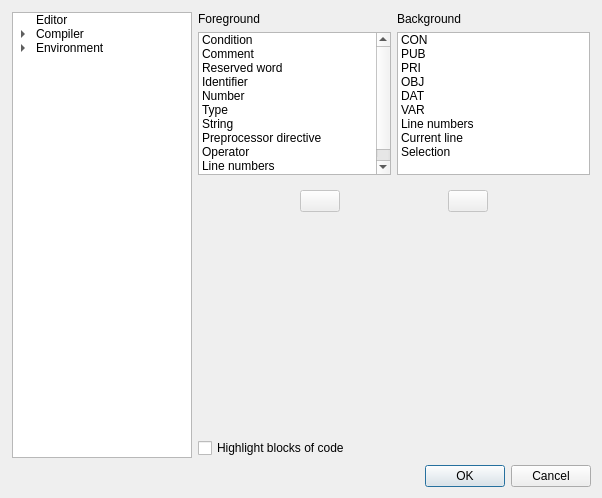
<?xml version="1.0" encoding="UTF-8"?>
<ui version="4.0">
 <class>PZST::PreferencesDialog</class>
 <widget class="QDialog" name="PreferencesDialog">
  <property name="geometry">
   <rect>
    <x>0</x>
    <y>0</y>
    <width>602</width>
    <height>498</height>
   </rect>
  </property>
  <property name="windowTitle">
   <string>Preferences</string>
  </property>
  <property name="windowIcon">
   <iconset resource="PZST.qrc">
    <normaloff>:/Icons/configure.png</normaloff>:/Icons/configure.png</iconset>
  </property>
  <layout class="QVBoxLayout" name="verticalLayout">
   <item>
    <widget class="QWidget" name="widget_3" native="true">
     <layout class="QHBoxLayout" name="horizontalLayout">
      <property name="margin">
       <number>1</number>
      </property>
      <item>
       <widget class="QTreeWidget" name="pageSelector">
        <property name="minimumSize">
         <size>
          <width>180</width>
          <height>0</height>
         </size>
        </property>
        <property name="maximumSize">
         <size>
          <width>180</width>
          <height>16777215</height>
         </size>
        </property>
        <attribute name="headerVisible">
         <bool>false</bool>
        </attribute>
        <attribute name="headerVisible">
         <bool>false</bool>
        </attribute>
        <column>
         <property name="text">
          <string>Page</string>
         </property>
        </column>
        <item>
         <property name="text">
          <string>Editor</string>
         </property>
        </item>
        <item>
         <property name="text">
          <string>Compiler</string>
         </property>
         <item>
          <property name="text">
           <string>Options</string>
          </property>
         </item>
         <item>
          <property name="text">
           <string>Search paths</string>
          </property>
         </item>
        </item>
        <item>
         <property name="text">
          <string>Environment</string>
         </property>
         <item>
          <property name="text">
           <string>Language</string>
          </property>
         </item>
         <item>
          <property name="text">
           <string>Key bindings</string>
          </property>
         </item>
         <item>
          <property name="text">
           <string>Color scheme</string>
          </property>
         </item>
        </item>
       </widget>
      </item>
      <item>
       <widget class="QStackedWidget" name="pages">
        <property name="currentIndex">
         <number>5</number>
        </property>
        <widget class="QWidget" name="pageEditor">
         <layout class="QGridLayout" name="gridLayout">
          <item row="0" column="0">
           <widget class="QLabel" name="label">
            <property name="text">
             <string>Font</string>
            </property>
            <property name="alignment">
             <set>Qt::AlignRight|Qt::AlignTrailing|Qt::AlignVCenter</set>
            </property>
           </widget>
          </item>
          <item row="0" column="1">
           <widget class="QFontComboBox" name="fontName">
            <property name="editable">
             <bool>false</bool>
            </property>
            <property name="fontFilters">
             <set>QFontComboBox::MonospacedFonts|QFontComboBox::ScalableFonts</set>
            </property>
           </widget>
          </item>
          <item row="1" column="1">
           <widget class="QSpinBox" name="fontSize">
            <property name="minimum">
             <number>6</number>
            </property>
            <property name="maximum">
             <number>48</number>
            </property>
            <property name="value">
             <number>12</number>
            </property>
           </widget>
          </item>
          <item row="1" column="0">
           <widget class="QLabel" name="label_2">
            <property name="text">
             <string>Font size</string>
            </property>
            <property name="alignment">
             <set>Qt::AlignRight|Qt::AlignTrailing|Qt::AlignVCenter</set>
            </property>
           </widget>
          </item>
          <item row="11" column="1">
           <spacer name="verticalSpacer">
            <property name="orientation">
             <enum>Qt::Vertical</enum>
            </property>
            <property name="sizeHint" stdset="0">
             <size>
              <width>20</width>
              <height>40</height>
             </size>
            </property>
           </spacer>
          </item>
          <item row="2" column="1">
           <widget class="QLineEdit" name="fontSample">
            <property name="text">
             <string>012345 abcdefg фывапро</string>
            </property>
           </widget>
          </item>
          <item row="2" column="0">
           <widget class="QLabel" name="label_3">
            <property name="text">
             <string>Font sample</string>
            </property>
            <property name="alignment">
             <set>Qt::AlignRight|Qt::AlignTrailing|Qt::AlignVCenter</set>
            </property>
           </widget>
          </item>
          <item row="3" column="1">
           <widget class="QSpinBox" name="tabSize">
            <property name="minimum">
             <number>2</number>
            </property>
            <property name="maximum">
             <number>20</number>
            </property>
            <property name="value">
             <number>4</number>
            </property>
           </widget>
          </item>
          <item row="3" column="0">
           <widget class="QLabel" name="label_4">
            <property name="text">
             <string>Tab size</string>
            </property>
            <property name="alignment">
             <set>Qt::AlignRight|Qt::AlignTrailing|Qt::AlignVCenter</set>
            </property>
           </widget>
          </item>
          <item row="4" column="1">
           <widget class="QCheckBox" name="tabsToSpaces">
            <property name="text">
             <string>Convert tabs to spaces</string>
            </property>
           </widget>
          </item>
          <item row="5" column="1">
           <widget class="QCheckBox" name="tabsVisible">
            <property name="text">
             <string>Visible tabs</string>
            </property>
           </widget>
          </item>
          <item row="6" column="1">
           <widget class="QCheckBox" name="UTF16">
            <property name="text">
             <string>Save as UTF-16</string>
            </property>
           </widget>
          </item>
          <item row="8" column="1">
           <widget class="QCheckBox" name="lineNumbers">
            <property name="text">
             <string>Line numbers</string>
            </property>
           </widget>
          </item>
          <item row="9" column="1">
           <widget class="QCheckBox" name="curLine">
            <property name="text">
             <string>Highlight current line</string>
            </property>
           </widget>
          </item>
          <item row="12" column="1">
           <widget class="QWidget" name="widget_2" native="true">
            <layout class="QHBoxLayout" name="horizontalLayout_3">
             <property name="margin">
              <number>1</number>
             </property>
            </layout>
           </widget>
          </item>
          <item row="10" column="1">
           <widget class="QCheckBox" name="zebra">
            <property name="text">
             <string>Highlight Spin blocks</string>
            </property>
           </widget>
          </item>
         </layout>
        </widget>
        <widget class="QWidget" name="pageCompilerOptions">
         <layout class="QGridLayout" name="gridLayout_3">
          <item row="17" column="0" rowspan="2" colspan="3">
           <spacer name="verticalSpacer_3">
            <property name="orientation">
             <enum>Qt::Vertical</enum>
            </property>
            <property name="sizeHint" stdset="0">
             <size>
              <width>20</width>
              <height>40</height>
             </size>
            </property>
           </spacer>
          </item>
          <item row="13" column="1">
           <widget class="QCheckBox" name="genInfo">
            <property name="text">
             <string>Generate Info messages</string>
            </property>
           </widget>
          </item>
          <item row="12" column="1">
           <widget class="QCheckBox" name="genWarnings">
            <property name="text">
             <string>Generate Warning messages</string>
            </property>
           </widget>
          </item>
          <item row="11" column="1">
           <widget class="QCheckBox" name="nonParallaxExt">
            <property name="text">
             <string>Non-Parallax compatible extensions</string>
            </property>
           </widget>
          </item>
          <item row="9" column="1">
           <widget class="QCheckBox" name="fastConstants">
            <property name="text">
             <string>Fast Constants</string>
            </property>
           </widget>
          </item>
          <item row="8" column="1">
           <widget class="QCheckBox" name="genericSafe">
            <property name="text">
             <string>Generic &quot;Safe&quot; optimizations</string>
            </property>
           </widget>
          </item>
          <item row="7" column="1">
           <widget class="QCheckBox" name="foldUnary">
            <property name="text">
             <string>Fold Constant/Unary pairs</string>
            </property>
           </widget>
          </item>
          <item row="6" column="1">
           <widget class="QCheckBox" name="eliminateUnused">
            <property name="text">
             <string>Eliminate unused SPIN methods</string>
            </property>
           </widget>
          </item>
          <item row="5" column="1">
           <widget class="QCheckBox" name="foldConstants">
            <property name="text">
             <string>Fold constants</string>
            </property>
           </widget>
          </item>
          <item row="1" column="0">
           <widget class="QLabel" name="label_5">
            <property name="text">
             <string>Port</string>
            </property>
            <property name="alignment">
             <set>Qt::AlignRight|Qt::AlignTrailing|Qt::AlignVCenter</set>
            </property>
           </widget>
          </item>
          <item row="1" column="1">
           <widget class="QComboBox" name="portName">
            <property name="editable">
             <bool>true</bool>
            </property>
           </widget>
          </item>
          <item row="0" column="0">
           <widget class="QLabel" name="label_8">
            <property name="text">
             <string>Encoding</string>
            </property>
           </widget>
          </item>
          <item row="0" column="1">
           <widget class="QComboBox" name="encoding"/>
          </item>
         </layout>
        </widget>
        <widget class="QWidget" name="pageSearchPaths">
         <layout class="QHBoxLayout" name="horizontalLayout_2">
          <item>
           <widget class="QListWidget" name="searchPaths"/>
          </item>
          <item>
           <widget class="QWidget" name="widget" native="true">
            <layout class="QVBoxLayout" name="verticalLayout_2">
             <item>
              <widget class="QPushButton" name="pathAdd">
               <property name="text">
                <string>Add</string>
               </property>
              </widget>
             </item>
             <item>
              <widget class="QPushButton" name="pathRemove">
               <property name="text">
                <string>Remove</string>
               </property>
              </widget>
             </item>
             <item>
              <widget class="QPushButton" name="moveUp">
               <property name="enabled">
                <bool>false</bool>
               </property>
               <property name="text">
                <string>Move up</string>
               </property>
              </widget>
             </item>
             <item>
              <widget class="QPushButton" name="moveDown">
               <property name="enabled">
                <bool>false</bool>
               </property>
               <property name="text">
                <string>Move down</string>
               </property>
              </widget>
             </item>
             <item>
              <spacer name="verticalSpacer_2">
               <property name="orientation">
                <enum>Qt::Vertical</enum>
               </property>
               <property name="sizeHint" stdset="0">
                <size>
                 <width>20</width>
                 <height>40</height>
                </size>
               </property>
              </spacer>
             </item>
            </layout>
           </widget>
          </item>
         </layout>
        </widget>
        <widget class="QWidget" name="pageMisc">
         <layout class="QGridLayout" name="gridLayout_2">
          <item row="0" column="0">
           <widget class="QLabel" name="label_6">
            <property name="text">
             <string>Language</string>
            </property>
            <property name="alignment">
             <set>Qt::AlignRight|Qt::AlignTrailing|Qt::AlignVCenter</set>
            </property>
           </widget>
          </item>
          <item row="0" column="1">
           <widget class="QComboBox" name="language">
            <item>
             <property name="text">
              <string>English</string>
             </property>
            </item>
            <item>
             <property name="text">
              <string>Russian</string>
             </property>
            </item>
           </widget>
          </item>
          <item row="1" column="1">
           <widget class="QLabel" name="label_7">
            <property name="text">
             <string>Changing the language requires program restart</string>
            </property>
           </widget>
          </item>
          <item row="2" column="1">
           <spacer name="verticalSpacer_4">
            <property name="orientation">
             <enum>Qt::Vertical</enum>
            </property>
            <property name="sizeHint" stdset="0">
             <size>
              <width>20</width>
              <height>40</height>
             </size>
            </property>
           </spacer>
          </item>
         </layout>
        </widget>
        <widget class="QWidget" name="page">
         <layout class="QVBoxLayout" name="verticalLayout_3">
          <property name="margin">
           <number>1</number>
          </property>
          <item>
           <widget class="QTreeWidget" name="shortcuts">
            <property name="selectionMode">
             <enum>QAbstractItemView::SingleSelection</enum>
            </property>
            <property name="selectionBehavior">
             <enum>QAbstractItemView::SelectRows</enum>
            </property>
            <property name="rootIsDecorated">
             <bool>false</bool>
            </property>
            <property name="sortingEnabled">
             <bool>true</bool>
            </property>
            <attribute name="headerShowSortIndicator" stdset="0">
             <bool>true</bool>
            </attribute>
            <attribute name="headerShowSortIndicator" stdset="0">
             <bool>true</bool>
            </attribute>
            <column>
             <property name="text">
              <string>Command</string>
             </property>
            </column>
            <column>
             <property name="text">
              <string>Name</string>
             </property>
            </column>
            <column>
             <property name="text">
              <string>Shortcut</string>
             </property>
            </column>
           </widget>
          </item>
          <item>
           <widget class="QWidget" name="widget_4" native="true">
            <layout class="QGridLayout" name="gridLayout_4">
             <property name="margin">
              <number>1</number>
             </property>
             <item row="0" column="0">
              <widget class="PZST::ShortcutEdit" name="first">
               <property name="enabled">
                <bool>false</bool>
               </property>
              </widget>
             </item>
             <item row="1" column="0">
              <widget class="PZST::ShortcutEdit" name="second">
               <property name="enabled">
                <bool>false</bool>
               </property>
              </widget>
             </item>
             <item row="2" column="0">
              <widget class="PZST::ShortcutEdit" name="third">
               <property name="enabled">
                <bool>false</bool>
               </property>
              </widget>
             </item>
             <item row="0" column="1">
              <widget class="QToolButton" name="revert">
               <property name="enabled">
                <bool>false</bool>
               </property>
               <property name="toolTip">
                <string>Revert</string>
               </property>
               <property name="text">
                <string>...</string>
               </property>
               <property name="icon">
                <iconset resource="PZST.qrc">
                 <normaloff>:/Icons/undo.png</normaloff>:/Icons/undo.png</iconset>
               </property>
              </widget>
             </item>
             <item row="0" column="2">
              <widget class="QToolButton" name="clear">
               <property name="enabled">
                <bool>false</bool>
               </property>
               <property name="toolTip">
                <string>Clear</string>
               </property>
               <property name="text">
                <string>...</string>
               </property>
               <property name="icon">
                <iconset resource="PZST.qrc">
                 <normaloff>:/Icons/clear.png</normaloff>:/Icons/clear.png</iconset>
               </property>
              </widget>
             </item>
            </layout>
           </widget>
          </item>
         </layout>
        </widget>
        <widget class="QWidget" name="page_2">
         <layout class="QVBoxLayout" name="verticalLayout_4" stretch="40,10,50,0">
          <property name="margin">
           <number>0</number>
          </property>
          <item>
           <widget class="QWidget" name="widget_6" native="true">
            <layout class="QGridLayout" name="gridLayout_5">
             <property name="margin">
              <number>0</number>
             </property>
             <item row="0" column="0">
              <widget class="QLabel" name="label_9">
               <property name="text">
                <string>Foreground</string>
               </property>
              </widget>
             </item>
             <item row="0" column="1">
              <widget class="QLabel" name="label_10">
               <property name="text">
                <string>Background</string>
               </property>
              </widget>
             </item>
             <item row="1" column="0">
              <widget class="QListWidget" name="foreList">
               <item>
                <property name="text">
                 <string>Condition</string>
                </property>
               </item>
               <item>
                <property name="text">
                 <string>Comment</string>
                </property>
               </item>
               <item>
                <property name="text">
                 <string>Reserved word</string>
                </property>
               </item>
               <item>
                <property name="text">
                 <string>Identifier</string>
                </property>
               </item>
               <item>
                <property name="text">
                 <string>Number</string>
                </property>
               </item>
               <item>
                <property name="text">
                 <string>Type</string>
                </property>
               </item>
               <item>
                <property name="text">
                 <string>String</string>
                </property>
               </item>
               <item>
                <property name="text">
                 <string>Preprocessor directive</string>
                </property>
               </item>
               <item>
                <property name="text">
                 <string>Operator</string>
                </property>
               </item>
               <item>
                <property name="text">
                 <string>Line numbers</string>
                </property>
               </item>
               <item>
                <property name="text">
                 <string>Selection</string>
                </property>
               </item>
              </widget>
             </item>
             <item row="1" column="1">
              <widget class="QListWidget" name="backList">
               <item>
                <property name="text">
                 <string notr="true">CON</string>
                </property>
               </item>
               <item>
                <property name="text">
                 <string notr="true">PUB</string>
                </property>
               </item>
               <item>
                <property name="text">
                 <string notr="true">PRI</string>
                </property>
               </item>
               <item>
                <property name="text">
                 <string notr="true">OBJ</string>
                </property>
               </item>
               <item>
                <property name="text">
                 <string notr="true">DAT</string>
                </property>
               </item>
               <item>
                <property name="text">
                 <string notr="true">VAR</string>
                </property>
               </item>
               <item>
                <property name="text">
                 <string>Line numbers</string>
                </property>
               </item>
               <item>
                <property name="text">
                 <string>Current line</string>
                </property>
               </item>
               <item>
                <property name="text">
                 <string>Selection</string>
                </property>
               </item>
              </widget>
             </item>
            </layout>
           </widget>
          </item>
          <item>
           <widget class="QWidget" name="widget_5" native="true">
            <layout class="QHBoxLayout" name="horizontalLayout_4">
             <property name="margin">
              <number>0</number>
             </property>
             <item>
              <spacer name="horizontalSpacer_2">
               <property name="orientation">
                <enum>Qt::Horizontal</enum>
               </property>
               <property name="sizeHint" stdset="0">
                <size>
                 <width>40</width>
                 <height>20</height>
                </size>
               </property>
              </spacer>
             </item>
             <item>
              <widget class="QPushButton" name="foreSample">
               <property name="enabled">
                <bool>false</bool>
               </property>
               <property name="cursor">
                <cursorShape>PointingHandCursor</cursorShape>
               </property>
               <property name="text">
                <string/>
               </property>
              </widget>
             </item>
             <item>
              <spacer name="horizontalSpacer">
               <property name="orientation">
                <enum>Qt::Horizontal</enum>
               </property>
               <property name="sizeHint" stdset="0">
                <size>
                 <width>40</width>
                 <height>20</height>
                </size>
               </property>
              </spacer>
             </item>
             <item>
              <widget class="QPushButton" name="backSample">
               <property name="enabled">
                <bool>false</bool>
               </property>
               <property name="cursor">
                <cursorShape>PointingHandCursor</cursorShape>
               </property>
               <property name="text">
                <string/>
               </property>
              </widget>
             </item>
             <item>
              <spacer name="horizontalSpacer_3">
               <property name="orientation">
                <enum>Qt::Horizontal</enum>
               </property>
               <property name="sizeHint" stdset="0">
                <size>
                 <width>40</width>
                 <height>20</height>
                </size>
               </property>
              </spacer>
             </item>
            </layout>
           </widget>
          </item>
          <item>
           <widget class="PZST::SpinEditor" name="editorSample" native="true"/>
          </item>
          <item>
           <widget class="QCheckBox" name="blockHighlight">
            <property name="text">
             <string>Highlight blocks of code</string>
            </property>
           </widget>
          </item>
         </layout>
        </widget>
       </widget>
      </item>
     </layout>
    </widget>
   </item>
   <item>
    <widget class="QDialogButtonBox" name="buttonBox">
     <property name="orientation">
      <enum>Qt::Horizontal</enum>
     </property>
     <property name="standardButtons">
      <set>QDialogButtonBox::Cancel|QDialogButtonBox::Ok</set>
     </property>
    </widget>
   </item>
  </layout>
 </widget>
 <customwidgets>
  <customwidget>
   <class>PZST::ShortcutEdit</class>
   <extends>QLineEdit</extends>
   <header>shortcutedit.h</header>
  </customwidget>
  <customwidget>
   <class>PZST::SpinEditor</class>
   <extends>QWidget</extends>
   <header>spineditor.h</header>
   <container>1</container>
   <slots>
    <slot>setZebra(bool)</slot>
   </slots>
  </customwidget>
 </customwidgets>
 <resources>
  <include location="PZST.qrc"/>
 </resources>
 <connections>
  <connection>
   <sender>buttonBox</sender>
   <signal>accepted()</signal>
   <receiver>PreferencesDialog</receiver>
   <slot>accept()</slot>
   <hints>
    <hint type="sourcelabel">
     <x>257</x>
     <y>411</y>
    </hint>
    <hint type="destinationlabel">
     <x>157</x>
     <y>274</y>
    </hint>
   </hints>
  </connection>
  <connection>
   <sender>buttonBox</sender>
   <signal>rejected()</signal>
   <receiver>PreferencesDialog</receiver>
   <slot>reject()</slot>
   <hints>
    <hint type="sourcelabel">
     <x>325</x>
     <y>411</y>
    </hint>
    <hint type="destinationlabel">
     <x>286</x>
     <y>274</y>
    </hint>
   </hints>
  </connection>
  <connection>
   <sender>blockHighlight</sender>
   <signal>toggled(bool)</signal>
   <receiver>editorSample</receiver>
   <slot>setZebra(bool)</slot>
   <hints>
    <hint type="sourcelabel">
     <x>294</x>
     <y>360</y>
    </hint>
    <hint type="destinationlabel">
     <x>382</x>
     <y>256</y>
    </hint>
   </hints>
  </connection>
 </connections>
</ui>
